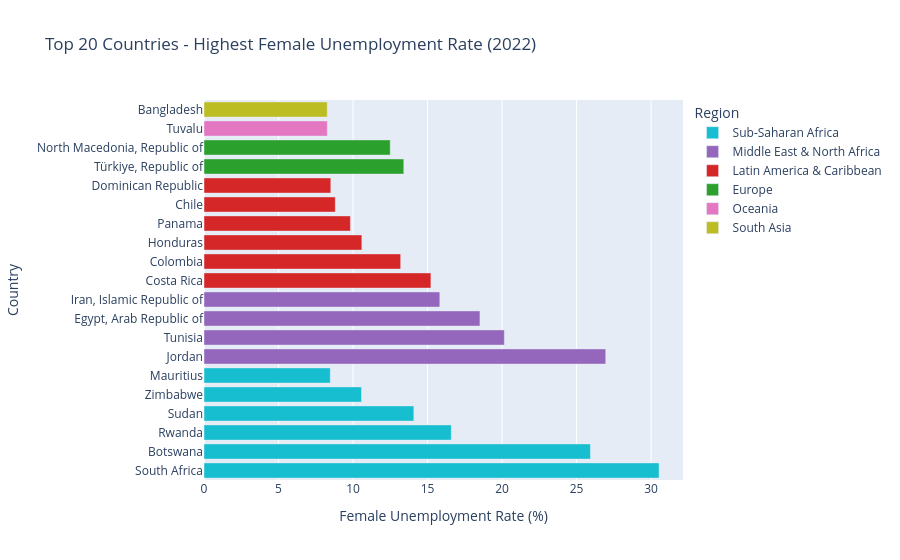

Here is the notebook cell this chart was saved with:
### Markdown cell above
## Countries With Highest Female Unemployment in 2022

### Code cell
# Countries With Highest Female Unemployment in 2022
fig = px.bar(
    unemp_2022, x='VALUE', y='COUNTRY', orientation='h', color='REGION',
    title='Top 20 Countries - Highest Female Unemployment Rate (2022)',
    labels={'VALUE': 'Female Unemployment Rate (%)', 'COUNTRY': 'Country', 'REGION': 'Region'}
)
fig.update_traces(texttemplate='%{x:.1f}%', textposition='outside',
    hovertemplate='<b>%{y}</b><br>Female Unemployment: %{x:.1f}%<extra></extra>')
fig.update_layout(
    height=600, plot_bgcolor='white', paper_bgcolor='white',
    font=dict(family='Arial', size=13), title=dict(font=dict(size=16), x=0.5),
    xaxis=dict(gridcolor='lightgrey', range=[0, 38]),
    yaxis=dict(gridcolor='lightgrey', categoryorder='total ascending'),
    legend=dict(title='Region', bgcolor='white', bordercolor='lightgrey', borderwidth=1)
)
fig = px.bar(
    unemp_2022, x='VALUE', y='COUNTRY', orientation='h', color='REGION',
    color_discrete_map=region_colors,  # uses your defined region_colors dict
    title='Top 20 Countries - Highest Female Unemployment Rate (2022)',
    labels={'VALUE': 'Female Unemployment Rate (%)', 'COUNTRY': 'Country', 'REGION': 'Region'}
)
region_colors = {
    'Central Asia': '#1f77b4',
    'East & Southeast Asia': '#ff7f0e',
    'Europe': '#2ca02c',
    'Latin America & Caribbean': '#d62728',
    'Middle East & North Africa': '#9467bd',
    'North America': '#8c564b',
    'Oceania': '#e377c2',
    'Russia & Caucasus': '#7f7f7f',
    'South Asia': '#bcbd22',
    'Sub-Saharan Africa': '#17becf'
}
fig.show()

### Figure 1 — Plotly figure (JSON) as saved in the notebook; plotly's stock layout.template omitted (floating-point values rounded to 4 significant figures)
{"data": [{"hovertemplate": "Region=Sub-Saharan Africa<br>Female Unemployment Rate (%)=%{x}<br>Country=%{y}<extra></extra>", "legendgroup": "Sub-Saharan Africa", "marker": {"color": "#17becf", "pattern": {"shape": ""}}, "name": "Sub-Saharan Africa", "orientation": "h", "showlegend": true, "textposition": "auto", "type": "bar", "x": [30.53, 25.93, 16.59, 14.08, 10.57, 8.473], "xaxis": "x", "y": ["South Africa", "Botswana", "Rwanda", "Sudan", "Zimbabwe", "Mauritius"], "yaxis": "y"}, {"hovertemplate": "Region=Middle East & North Africa<br>Female Unemployment Rate (%)=%{x}<br>Country=%{y}<extra></extra>", "legendgroup": "Middle East & North Africa", "marker": {"color": "#9467bd", "pattern": {"shape": ""}}, "name": "Middle East & North Africa", "orientation": "h", "showlegend": true, "textposition": "auto", "type": "bar", "x": [26.96, 20.15, 18.52, 15.82], "xaxis": "x", "y": ["Jordan", "Tunisia", "Egypt, Arab Republic of", "Iran, Islamic Republic of"], "yaxis": "y"}, {"hovertemplate": "Region=Latin America & Caribbean<br>Female Unemployment Rate (%)=%{x}<br>Country=%{y}<extra></extra>", "legendgroup": "Latin America & Caribbean", "marker": {"color": "#d62728", "pattern": {"shape": ""}}, "name": "Latin America & Caribbean", "orientation": "h", "showlegend": true, "textposition": "auto", "type": "bar", "x": [15.23, 13.2, 10.59, 9.826, 8.809, 8.509], "xaxis": "x", "y": ["Costa Rica", "Colombia", "Honduras", "Panama", "Chile", "Dominican Republic"], "yaxis": "y"}, {"hovertemplate": "Region=Europe<br>Female Unemployment Rate (%)=%{x}<br>Country=%{y}<extra></extra>", "legendgroup": "Europe", "marker": {"color": "#2ca02c", "pattern": {"shape": ""}}, "name": "Europe", "orientation": "h", "showlegend": true, "textposition": "auto", "type": "bar", "x": [13.41, 12.5], "xaxis": "x", "y": ["Türkiye, Republic of", "North Macedonia, Republic of"], "yaxis": "y"}, {"hovertemplate": "Region=Oceania<br>Female Unemployment Rate (%)=%{x}<br>Country=%{y}<extra></extra>", "legendgroup": "Oceania", "marker": {"color": "#e377c2", "pattern": {"shape": ""}}, "name": "Oceania", "orientation": "h", "showlegend": true, "textposition": "auto", "type": "bar", "x": [8.274], "xaxis": "x", "y": ["Tuvalu"], "yaxis": "y"}, {"hovertemplate": "Region=South Asia<br>Female Unemployment Rate (%)=%{x}<br>Country=%{y}<extra></extra>", "legendgroup": "South Asia", "marker": {"color": "#bcbd22", "pattern": {"shape": ""}}, "name": "South Asia", "orientation": "h", "showlegend": true, "textposition": "auto", "type": "bar", "x": [8.27], "xaxis": "x", "y": ["Bangladesh"], "yaxis": "y"}], "layout": {"barmode": "relative", "legend": {"title": {"text": "Region"}, "tracegroupgap": 0}, "title": {"text": "Top 20 Countries - Highest Female Unemployment Rate (2022)"}, "xaxis": {"anchor": "y", "domain": [0, 1], "title": {"text": "Female Unemployment Rate (%)"}}, "yaxis": {"anchor": "x", "domain": [0, 1], "title": {"text": "Country"}}}}
